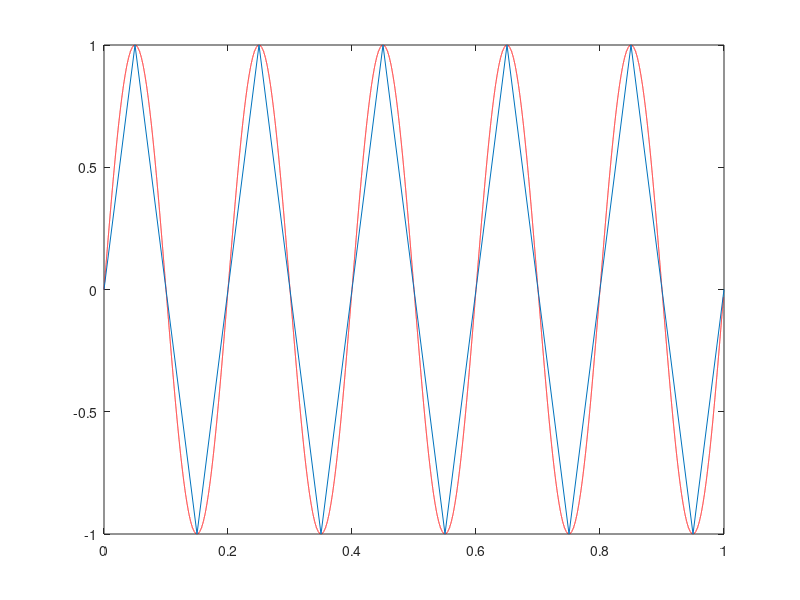

The MATLAB source for this figure:
1; clf;

#Ejercicio 3  #Discretizacion de la funcion Seno de 5 Hz.



#Si x es el tiempo, el seno no deberia estar entre 0 y 1 y tener una frecuencia de 5 (con muestreo grande)?

function discretiza_seno(A, f, phi, t0, tn, fm)
  x = t0:1/fm:tn;               #Que llegue hasta el final sino no se distigue para muestreos pequeños
  y = A*sin(f*x*2*pi + phi);
  clear plot
  figure(1)
  z = t0:0.00001:tn-0.001;
  plot(z,A*sin(f*z*2*pi + phi),'r')
  hold on 
  plot(x,y)
  pause
endfunction

#Indique la frecuencia de muestroe deseada en Hertz
f_muestreo = 20;
discretiza_seno(1,5,0,0,1,f_muestreo)
